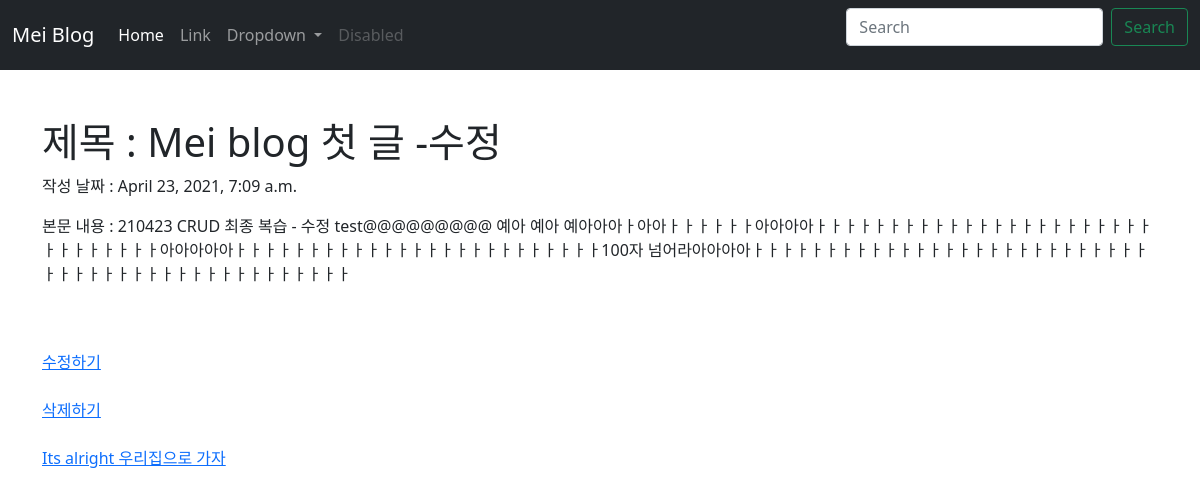
/detail/1, run on the app's committed database.
### blogapp/models.py (models this page shows, shortened)
class Blog(models.Model) :
    title = models.CharField(max_length=200)
    pub_date = models.DateTimeField('date published')
    body = models.TextField()

### blogapp/views.py (the view)
# urls.py: path('<int:blog_id>', views.detail, name = 'detail'),
def detail(request, blog_id) :
    detail_blog = get_object_or_404(Blog, pk = blog_id)
    return render(request, 'detail.html', {'blog' : detail_blog})

### blogapp/templates/detail.html
{% extends 'base.html' %}
{% block contents %}
<body>
      <div class = "container">
        <br><br>
        <h1> 제목 : {{blog.title}} </h1>
        <p> 작성 날짜 : {{blog.pub_date}} </p>
        <p> 본문 내용 : {{blog.body}} </p>
        <br><br>
        <a href="{% url 'edit' blog.id %}">수정하기</a>
        <br><br>
        <a href="{% url 'delete' blog.id %}">삭제하기</a>
        <br><br>
        <a href="{% url 'home' %}">Its alright 우리집으로 가자</a>
      </div>
</body>
{% endblock %}

### data on the page
Blog: title "Mei blog 첫 글 -수정", pub_date "April 23, 2021, 7:09 a.m.", body "210423 CRUD 최종 복습 - 수정 test@@@@@@@@@ 예아 예아 예아아아ㅏ아아ㅏㅏㅏㅏㅏㅏ아아아아ㅏㅏㅏㅏㅏㅏㅏㅏㅏㅏㅏㅏㅏㅏㅏㅏㅏㅏㅏㅏㅏㅏㅏㅏㅏㅏㅏㅏㅏㅏㅏ아아아아아ㅏㅏㅏㅏㅏㅏㅏㅏㅏㅏㅏㅏㅏㅏㅏㅏㅏㅏㅏㅏㅏㅏㅏㅏㅏ100자 넘어라아아아아ㅏㅏㅏㅏㅏㅏㅏㅏㅏㅏㅏㅏㅏㅏㅏㅏㅏㅏㅏㅏㅏㅏㅏㅏㅏㅏㅏㅏㅏㅏㅏㅏㅏㅏㅏㅏㅏㅏㅏㅏㅏㅏㅏㅏㅏㅏㅏㅏ"
